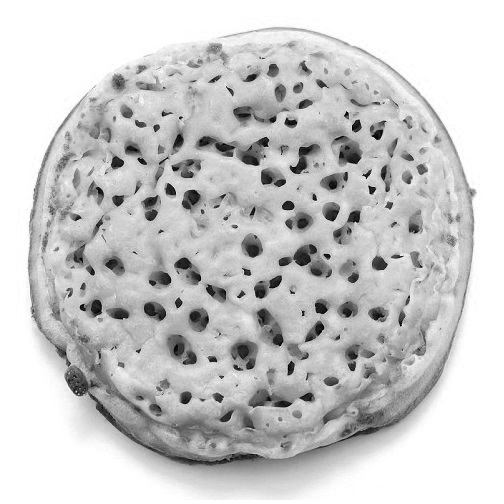
#> input picture Problems/gravitational_lensing/images/example.png, 504 x 504 px
$ jupyter execute lensing-problems.ipynb
#> lines starting #> are read from the running program, lines starting #| are printed output that depends on the picture
<h1><center>Weak Gravitational Lensing</center></h1>

In this problem sheet, we will be calculating the ellipticity for a collection of lensed and unlensed galaxies.

[cell 1]
import numpy as np
import matplotlib.pyplot as plt

# define plotting fonts
import matplotlib
matplotlib.rcParams['mathtext.fontset'] = 'stix'
matplotlib.rcParams['font.family'] = 'STIXGeneral'
matplotlib.rc('font', size=14)

<h2>1) Lensing Capability</h2>

The dark matter halos in which the visible matter of the Milky Way and other
galaxies are embedded are by most researchers believed to consist of weakly inter-
acting massive particles (WIMPS). A weakly-interacting massive particle (WIMP)
with a mass of $1000m_p$, where $m_p = 1.67 × 10^{−27}$ kg is the mass of the proton,
lenses the light of a star in the LMC, which is situated $50$ kpc from the Earth.

<b>a</b>. Calculate the Einstein angular radius of the WIMP if it lies at a distance
$20$ kpc from the Earth.

<b>b</b>. How does this compare with the angular radius of the star if it has the same
radius, $6.96 × 10^8 m$, as the Sun? Will the microlensing effect of the WIMP be
noticeable (recall that lensing conserves the surface brightness of an object)? Are
dark matter microlensing surveys sensitive to the lensing of stars by WIMPs?

<b>c</b>. What is the Einstein radius of a brown dwarf with a mass of $0.05$ $M_{\odot}$ at the
same location as the WIMP? Will the lensing effect of the brown dwarf on the
background star be noticeable if there is a suitable alignment?

<i>Hints:
- Assume all masses lens as point masses.
- You may also find chapter 3 of <a href="https://www.ita.uni-heidelberg.de/~jmerten/misc/meneghetti_lensing.pdf">Introduction to Gravitational Lensing</a> useful.
</i>

<h2>2) Measuring Ellipticity</h2>

<b>a</b>. Load the galaxy image

Tasks:
- Load the first image provided called "galaxies1.npy"
- Plot the image as done below

[cell 2]
from skimage.io import imread

img = imread('images/example.png')
#> img is the input picture: shape (504, 504, 3); min 0, max 255, mean 202.3

# Combine RBG channels for simplicity
img_array = img.sum(axis = 2)

plt.figure(figsize = (5,5))
imgplot = plt.imshow(img_array, cmap = 'YlOrBr_r')
plt.show()

<b>b</b>. Find connected regions:

To be able to find galaxies automatically we have to create a <i>binary image</i> the image using a <i>heaviside filter</i>.
\begin{equation}
    \Theta(x) =
    \begin{cases}
    1, \text{for }x > x_{thresh} \\
    0, \text{else}.
    \end{cases}
\end{equation}
Where $x_{thresh}$ is some threshold value. This just means converting every pixel to either 1 or 0 depending on wether it's initial value is above or below some value.

Once we have our binary image we can then use a connected region function (such as `scipy.ndimage.label` defined <a href="https://docs.scipy.org/doc/scipy/reference/generated/scipy.ndimage.label.html">here</a>) to label each of the isolated regions which are above the required threshold.

Note that while in this example we choose our connected regions to be based on <i>dark regions</i> for galaxies we will want the connected regions to be based on <i>light regions</i>.

- Convert the image into a binary image with some threshold value.
- Play around with different values until you find something that seems appropriate. This should be large enough to allow most of the different galaxies to be distinguished but not so large as to lose many of the smaller/fainter galaxies.

[cell 3]
from scipy.ndimage import label

binaryImage = np.zeros(img_array.shape)
binaryImage[img_array<150] = 1

labeled_image, num_features = label(binaryImage)

plt.figure(figsize = (9,5))
ax1 = plt.subplot(121)
ax2 = plt.subplot(122)

ax1.imshow(binaryImage, cmap = 'binary_r',interpolation='none')
# See different labels
ax2.imshow(labeled_image, cmap = 'flag_r',interpolation='none')
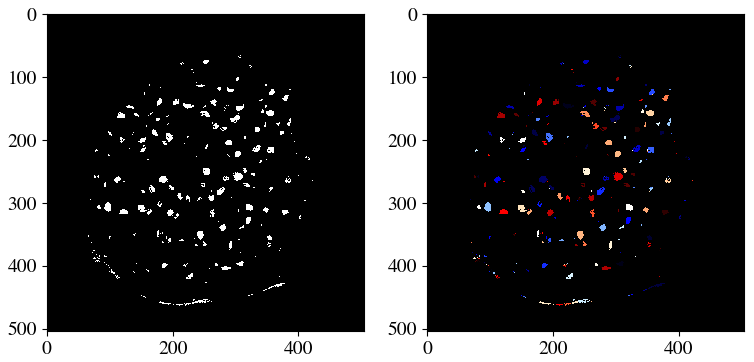
#> figure drawn by matplotlib, 2 panels

Now all of the pixels of each connected patch are labeled with a single integer $i$. This enables us to look at each object in isolation using the <i>mask</i>: `mask = [labeled_image == i]`

<b>c</b>. Removing small objects

We also don't want to condsider objects that are too small so we have to impose that the regions we consider contain more than some minimum number of pixels. An example of how to do this is shown below.

Tasks:

- Choose a sensible size threshold for the image of the galaxies
- Remove all objects smaller than this threshold

[cell 4]
# Create a new labelled image with all values initially equal to zero
NoSmallObjects = np.zeros(img_array.shape)
# Set the size threshold to a sensible value
sizeThreshold = 1

# Create new object label
object_count = 1

# Loop over all objects
for i in range(1, num_features):
    # Create binary 2d array for pixels for this object
    mask = labeled_image==i
    # Calculate size of the object
    objectSize = len(labeled_image[mask])

    # If object bigger than threshold, add it to the new matrix
    if objectSize > sizeThreshold:
        # Mark pixels with new label
        NoSmallObjects[mask] = object_count
        # Increment label counter
        object_count += 1

# Plot new labelled image
plt.imshow(NoSmallObjects, cmap = 'flag_r', interpolation='none')
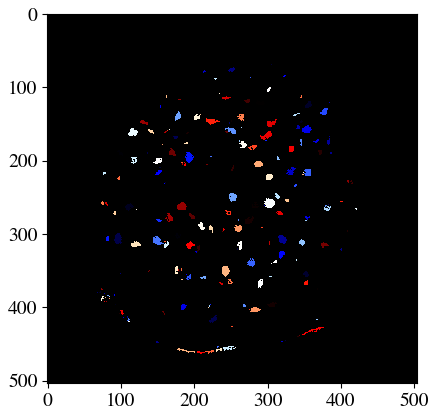
#> figure drawn by matplotlib, 1 panel

<b>d</b> Locating objects

We want to know where each pixel of our objects is in relation to the center of the image (where the lens is). We therefore need to create arrays of coordinates $x$ and $y$ which have the length equal to the size length of our image and which are zero in the center:
```
x = np.linspace(-length/2, length/2, length)
y = np.linspace(-length/2, length/2, length)
```

Tasks:
- For each object above this threshold, figure out the mid-point
- Plot this midpoint ontop of the original image to check that they have been calculated correctly.

*Hints*:
- *Use np.meshgrid() to create 2d arrays of the x and y coordinates.*
- *Ignore issues relating to objects at the edge of the image.*

[cell 5]
num_features2 = int(NoSmallObjects.max())

image_length = len(img_array[0,:])
#> image_length = 504
x = np.arange(-int(image_length/2), int(image_length/2))
#> x = 504 values from -252 to 251
y = x
#> y = 504 values from -252 to 251

# Create 2d array for x and y
X, Y = np.meshgrid(x, y)

# Plot binary version of NoSmallObjects
plt.imshow(NoSmallObjects>0, cmap = "bone")

# Start from 1 since 0 is the background region
for i in range(1,num_features2):

    # Combine this mask with X and Y to calculate the average x and y position of each object
    mask = NoSmallObjects == i

    xcenter = 0
    ycenter = 0

    # Plot to check location
    plt.plot(xcenter+image_length/2, ycenter+image_length/2, 'rx')
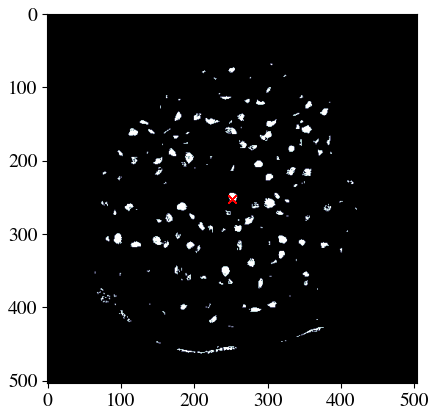
#> figure drawn by matplotlib, 1 panel

<b>e</b>. Calculate $Q_{ij}$

In Section 4.2 of the textbook, we show that the second moment of the surface brightness $Q_{ij}$ is given by

\begin{equation}
    Q_{ij} = \frac{\int \text{d}^2 \theta \text{ }\Theta(\theta)(\theta_i - \bar{\theta}_i)(\theta_j - \bar{\theta}_j)}{\int \text{d}^2 \theta \text{ } \Theta(\theta)}.
\end{equation}

Where we have used the heaviside function as our weight function as this is the simplest to implement.

The complex ellipticity is then given by

\begin{equation}
    \chi = \frac{Q_{11} - Q_{22} + 2iQ_{12}}{Q_{11} + Q_{22}}.
\end{equation}

Tasks:
- Extend the code above to calculate $Q_{ij}$ for each of the galaxies.
- Hence calculate the complex ellipcitity of each object
- Finally, calculate the magnitude of the complex ellipticity and plot this as a function of the distance of the object from the center of the image.
- Is there a trend? Would you expect this and why?

*Hint: Use $x = \theta_1$ and $y = \theta_2$*

<b>f</b>. Repeat the process

Tasks:
- Repeat the above steps for image "galaxies2.npy"
- How does the relationship between the magnitude of the complex ellipcitity with the distance from the center of the image compare to Galaxies1? Are there any obvious signs of lensing?

[cell 6]
image_length = len(img_array[0,:])
x = np.arange(-int(image_length/2), int(image_length/2))
y = x

X, Y = np.meshgrid(x, y)

radius = np.empty(num_features2)
chi = np.empty(num_features2, dtype = complex)

# Start from 1 since 0 is the background region
for i in range(1,num_features2):

    # Combine this mask with X and Y to calculate the average x and y position of each object
    mask = NoSmallObjects == i

    # Calculate object midpoint
    xcenter = 0
    ycenter = 0

    # Calculate distance from center
    radius[i-1] = 0

    # Calculate second moment of the surface brightness
    Q11 = 0
    Q22 = 0
    Q12 = Q21 = 0

    # Calculate complex ellipticity
    chi[i-1] = 0

[cell 7]
plt.plot(radius, abs(chi), ".")
plt.ylabel("Complex Ellipticity $|\chi|$")
plt.xlabel("Radius (pixels)")
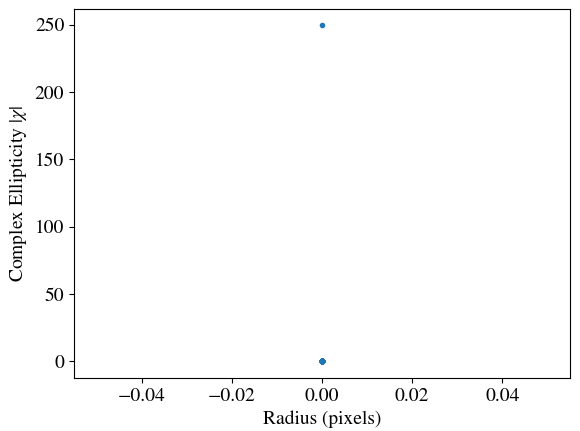
#> figure drawn by matplotlib, 1 panel
